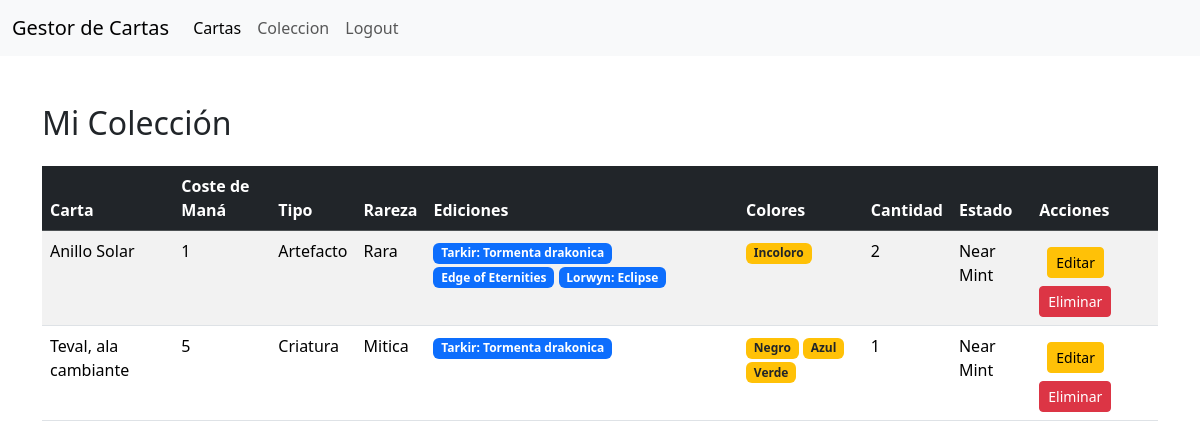
/mi-coleccion/ (signed in), run on the app's committed database.
### GestorCartas/models.py (models this page shows, shortened)
class Coleccion(models.Model):
    usuario = models.ForeignKey(User, on_delete=models.CASCADE)
    carta = models.ForeignKey(Carta, on_delete=models.CASCADE)
    cantidad = models.PositiveIntegerField(default=1)
    estado = models.CharField(
        max_length=20,
        choices=[
            ("NM", "Near Mint"),
            ("LP", "Lightly Played"),
            ("MP", "Moderately Played"),
            ("HP", "Heavily Played"),
            ("DMG", "Damaged"),
        ],
        default="NM"
    )
    class Meta:
        constraints = [
            models.UniqueConstraint(
                fields=["usuario", "carta"],
                name="unique_usuario_carta"
            )
        ]

class Carta(models.Model):
    nombre = models.CharField(max_length=100, unique=True)
    coste_mana = models.CharField(max_length=20, blank=True)
    tipo = models.CharField(max_length=50)
    rareza = models.CharField(max_length=20)
    edicion = models.ManyToManyField(Edicion)
    colores = models.ManyToManyField(Color, blank=True)

class Edicion(models.Model):
    nombre = models.CharField(max_length=100, unique=True)
    codigo = models.CharField(max_length=10, unique=True)
    fecha_lanzamiento = models.DateField()

class Color(models.Model):
    nombre = models.CharField(max_length=20, unique=True)

### GestorCartas/views.py (the view)
# urls.py: path("mi-coleccion/", coleccion_usuario, name="coleccion_usuario"),
@login_required
def coleccion_usuario(request):
    coleccion = Coleccion.objects.filter(usuario=request.user).select_related("carta")
    return render(request, "coleccion.html", {"coleccion": coleccion})

### GestorCartas/Templates/coleccion.html
{% extends "index.html" %}
{% block content %}
<div class="container mt-4">
    <h2 class="mb-4">Mi Colección</h2>
    <table class="table table-striped table-hover">
        <thead class="table-dark">
            <tr>
                <th>Carta</th>
                <th>Coste de Maná</th>
                <th>Tipo</th>
                <th>Rareza</th>
                <th>Ediciones</th>
                <th>Colores</th>
                <th>Cantidad</th>
                <th>Estado</th>
                <th>Acciones</th>
            </tr>
        </thead>
        <tbody>
            {% for item in coleccion %}
            <tr>
                <td>{{ item.carta.nombre }}</td>
                <td>{{ item.carta.coste_mana }}</td>
                <td>{{ item.carta.tipo }}</td>
                <td>{{ item.carta.rareza }}</td>
                <td>
                    {% for ed in item.carta.edicion.all %}
                        <span class="badge bg-primary">{{ ed.nombre }}</span>
                    {% empty %}
                        <span class="text-muted">Sin ediciones</span>
                    {% endfor %}
                </td>
                <td>
                    {% for color in item.carta.colores.all %}
                        <span class="badge bg-warning text-dark">{{ color.nombre }}</span>
                    {% empty %}
                        <span class="text-muted">Incoloro</span>
                    {% endfor %}
                </td>
                <td>{{ item.cantidad }}</td>
                <td>{{ item.get_estado_display }}</td>
                <td><a href="{% url 'editar_coleccion' item.pk %}" class="btn m-2 btn-warning btn-sm"> Editar </a> <a href="{% url 'eliminar_coleccion' item.pk %}" class="btn btn-danger btn-sm" onclick="return confirm('¿Seguro que quieres eliminar esta carta de tu colección?');"> Eliminar </a></td>
            </tr>
            {% endfor %}
        </tbody>
    </table>
</div>
{% endblock %}

### data on the page
Coleccion: carta.nombre "Anillo Solar", carta.coste_mana "1", carta.tipo "Artefacto", carta.rareza "Rara", cantidad "2", estado "Near Mint"
Edicion: nombre "Tarkir: Tormenta drakonica"
Edicion: nombre "Edge of Eternities"
Edicion: nombre "Lorwyn: Eclipse"
Color: nombre "Incoloro"
Coleccion: carta.nombre "Teval, ala cambiante", carta.coste_mana "5", carta.tipo "Criatura", carta.rareza "Mitica", cantidad "1", estado "Near Mint"
Color: nombre "Negro"
Color: nombre "Azul"
Color: nombre "Verde"
